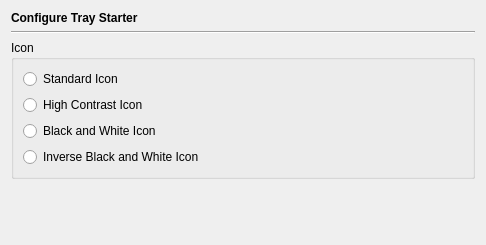
<?xml version="1.0" encoding="UTF-8"?>
<ui version="4.0">
 <class>TrayStarterPage</class>
 <widget class="QWidget" name="TrayStarterPage">
  <property name="geometry">
   <rect>
    <x>0</x>
    <y>0</y>
    <width>482</width>
    <height>245</height>
   </rect>
  </property>
  <layout class="QVBoxLayout" name="verticalLayout_2">
   <item>
    <widget class="QLabel" name="headerLabel">
     <property name="text">
      <string>&lt;b&gt;Configure Tray Starter&lt;/b&gt;</string>
     </property>
    </widget>
   </item>
   <item>
    <widget class="Line" name="line1">
     <property name="frameShape">
      <enum>QFrame::HLine</enum>
     </property>
     <property name="frameShadow">
      <enum>QFrame::Sunken</enum>
     </property>
     <property name="orientation">
      <enum>Qt::Horizontal</enum>
     </property>
    </widget>
   </item>
   <item>
    <widget class="QGroupBox" name="groupBox">
     <property name="title">
      <string>Icon</string>
     </property>
     <layout class="QVBoxLayout" name="verticalLayout">
      <item>
       <widget class="QRadioButton" name="standardButton">
        <property name="toolTip">
         <string>Select to use the standard icon</string>
        </property>
        <property name="text">
         <string>Standard Icon</string>
        </property>
       </widget>
      </item>
      <item>
       <widget class="QRadioButton" name="highContrastButton">
        <property name="toolTip">
         <string>Select to use the high contrast icon</string>
        </property>
        <property name="text">
         <string>High Contrast Icon</string>
        </property>
       </widget>
      </item>
      <item>
       <widget class="QRadioButton" name="blackWhiteButton">
        <property name="toolTip">
         <string>Select to use a black and white icon</string>
        </property>
        <property name="text">
         <string>Black and White Icon</string>
        </property>
       </widget>
      </item>
      <item>
       <widget class="QRadioButton" name="blackWhiteInverseButton">
        <property name="toolTip">
         <string>Select to use an inverse black and white icon</string>
        </property>
        <property name="text">
         <string>Inverse Black and White Icon</string>
        </property>
       </widget>
      </item>
     </layout>
    </widget>
   </item>
   <item>
    <spacer>
     <property name="orientation">
      <enum>Qt::Vertical</enum>
     </property>
     <property name="sizeHint" stdset="0">
      <size>
       <width>464</width>
       <height>41</height>
      </size>
     </property>
    </spacer>
   </item>
  </layout>
 </widget>
 <resources/>
 <connections/>
</ui>
